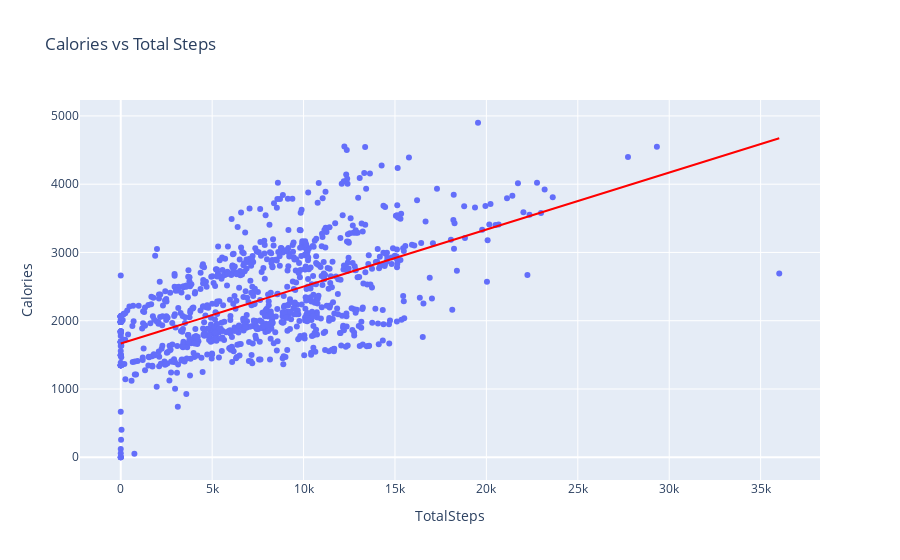

The cell this chart's notebook holds for it:
### Code cell
fig = px.scatter(df_dailyActivity, 
                 x="TotalSteps", 
                 y="Calories",
                 trendline="ols",
                 title="Calories vs Total Steps",
                 hover_data=["Id"]
)
fig.data[1].line.color = 'red'
fig.show()

### Figure 1 — Plotly figure (JSON) as saved in the notebook; plotly's stock layout.template omitted (floating-point values rounded to 4 significant figures; data arrays with more than 128 entries replaced by an {"elided": "..."} marker saying what was removed)
{"data": [{"customdata": {"elided": "940x1 int values"}, "hovertemplate": "TotalSteps=%{x}<br>Calories=%{y}<br>Id=%{customdata[0]}<extra></extra>", "legendgroup": "", "marker": {"color": "#636efa", "symbol": "circle"}, "mode": "markers", "name": "", "orientation": "v", "showlegend": false, "type": "scatter", "x": {"elided": "940 int values"}, "xaxis": "x", "y": {"elided": "940 int values"}, "yaxis": "y"}, {"hovertemplate": "<b>OLS trendline</b><br>Calories = 0.0835133 * TotalSteps + 1665.74<br>R<sup>2</sup>=0.349953<br><br>TotalSteps=%{x}<br>Calories=%{y} <b>(trend)</b><extra></extra>", "legendgroup": "", "line": {"color": "red"}, "marker": {"color": "#636efa", "symbol": "circle"}, "mode": "lines", "name": "", "showlegend": false, "type": "scatter", "x": {"elided": "940 int values"}, "xaxis": "x", "y": {"elided": "940 float values"}, "yaxis": "y"}], "layout": {"legend": {"tracegroupgap": 0}, "title": {"text": "Calories vs Total Steps"}, "xaxis": {"anchor": "y", "domain": [0, 1], "title": {"text": "TotalSteps"}}, "yaxis": {"anchor": "x", "domain": [0, 1], "title": {"text": "Calories"}}}}
